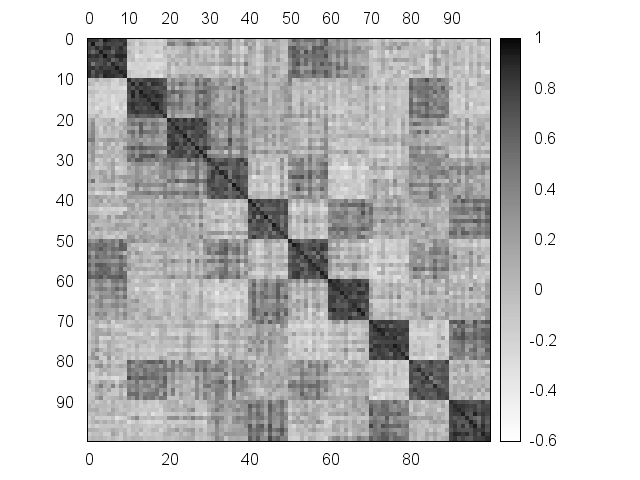

The gnuplot source for this figure:
set terminal png
set output 'matrix.png'

set palette gray negative

set size ratio 1

unset xtics
set yrange [] reverse

set tics scale 0,0.001
set x2tics 10
set ytics 10
set autoscale x2fix
set autoscale xfix
set autoscale y2fix
set autoscale yfix

# separating lines
set grid front mx2tics mytics lw 2.0 lt -1 lc rgb 'white'

set x2label ''
set ylabel ''

plot 'mnist.out.dat' matrix w image notitle
